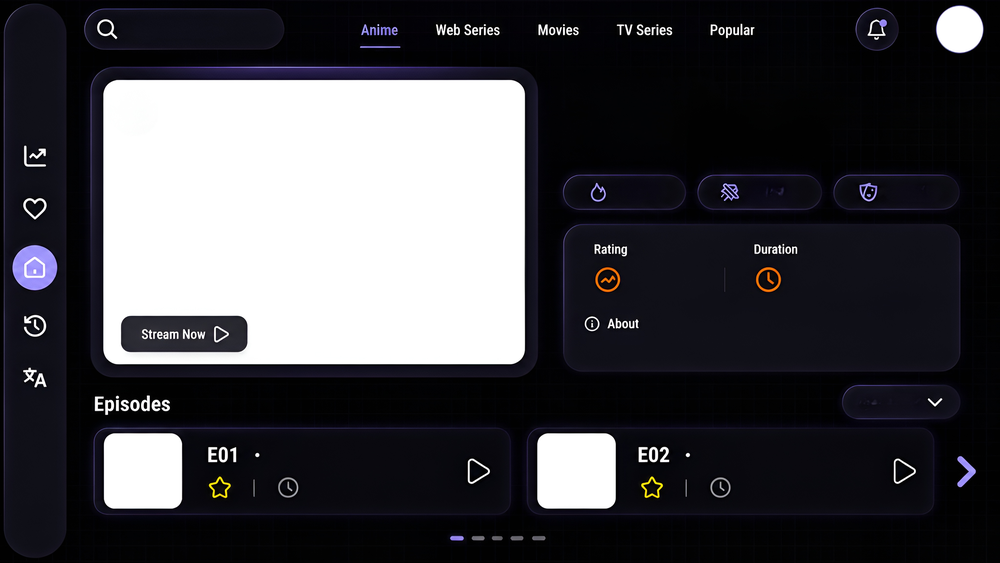
#> input picture assets/poster3_template.png, 1000 x 563 px, shrunk from 4096 x 2305 before the run
$ python find_circles.py
#> lines starting #> are read from the running program, lines starting #| are printed output that depends on the picture; after the words box and inside, x2 and y2 are one past the last pixel; in counts of white or black regions, pixels touching at a corner belong together
from PIL import Image
import cv2
import numpy as np

img = Image.open('assets/poster3_template.png').convert('RGB')
cv_img = np.array(img)
gray = cv2.cvtColor(cv_img, cv2.COLOR_RGB2GRAY)

# Threshold to find white boxes
_, thresh = cv2.threshold(gray, 240, 255, cv2.THRESH_BINARY)
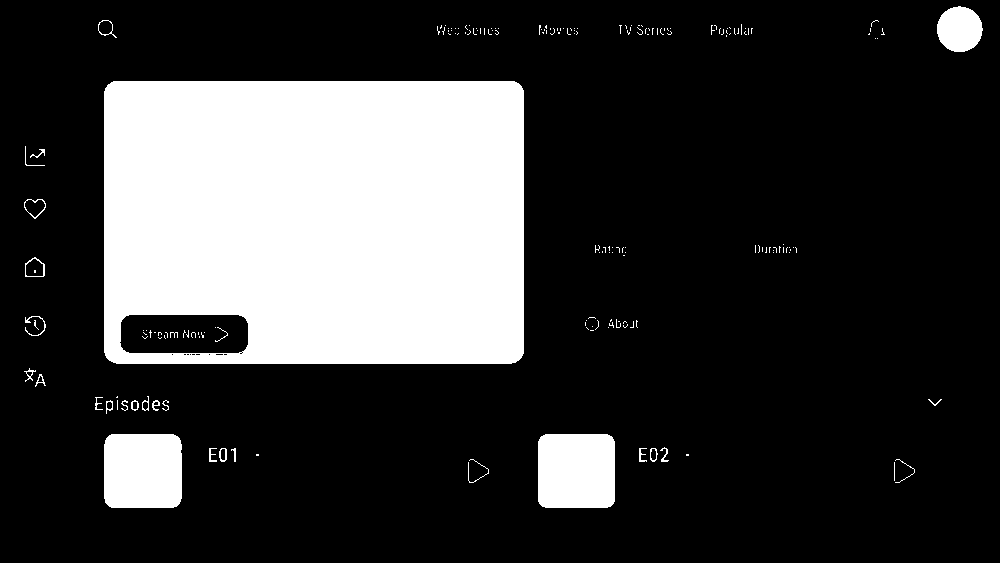
#> thresh: shape (563, 1000); 22.9% white; 188 white regions (158 under 20 px), largest, box (x1, y1, x2, y2) and area: (104, 81, 524, 364) 113945, (104, 434, 182, 508) 5661, (538, 434, 615, 508) 5620

# Detect circles using HoughCircles
circles = cv2.HoughCircles(gray, cv2.HOUGH_GRADIENT, dp=1.2, minDist=20, param1=50, param2=30, minRadius=5, maxRadius=50)
#> circles = 35 rows, first 8: [34.2, 267, 22.76], [959.4, 29.4, 24.08], [858.6, 401.4, 17.36], [942.6, 401.4, 17.36], [580.2, 191.4, 18.2], [851.4, 191.4, 18.44], [34.2, 522.6, 34.88], [714.6, 191.4, 18.2]

if circles is not None:
    circles = np.round(circles[0, :]).astype("int")
#> circles = 35 rows, first 8: [34, 267, 23], [959, 29, 24], [859, 401, 17], [943, 401, 17], [580, 191, 18], [851, 191, 18], [34, 523, 35], [715, 191, 18]
    for (x, y, r) in circles:
        print(f"Circle found at X:{x}, Y:{y}, Radius:{r}")
#> this loop made 35 passes
#> (x, y, r) on passes 1 to 12: (34, 267, 23), (959, 29, 24), (859, 401, 17), (943, 401, 17), (580, 191, 18), (851, 191, 18), (34, 523, 35), (715, 191, 18), (551, 467, 41), (35, 34, 30), (803, 191, 18), (589, 250, 27)
#| Circle found at X:34, Y:267, Radius:23
#| Circle found at X:959, Y:29, Radius:24
#| Circle found at X:859, Y:401, Radius:17
#| Circle found at X:943, Y:401, Radius:17
#| Circle found at X:580, Y:191, Radius:18
#| Circle found at X:851, Y:191, Radius:18
#| Circle found at X:34, Y:523, Radius:35
#| Circle found at X:715, Y:191, Radius:18
#> (further printed lines are left out)
else:
    print("No circles found.")
